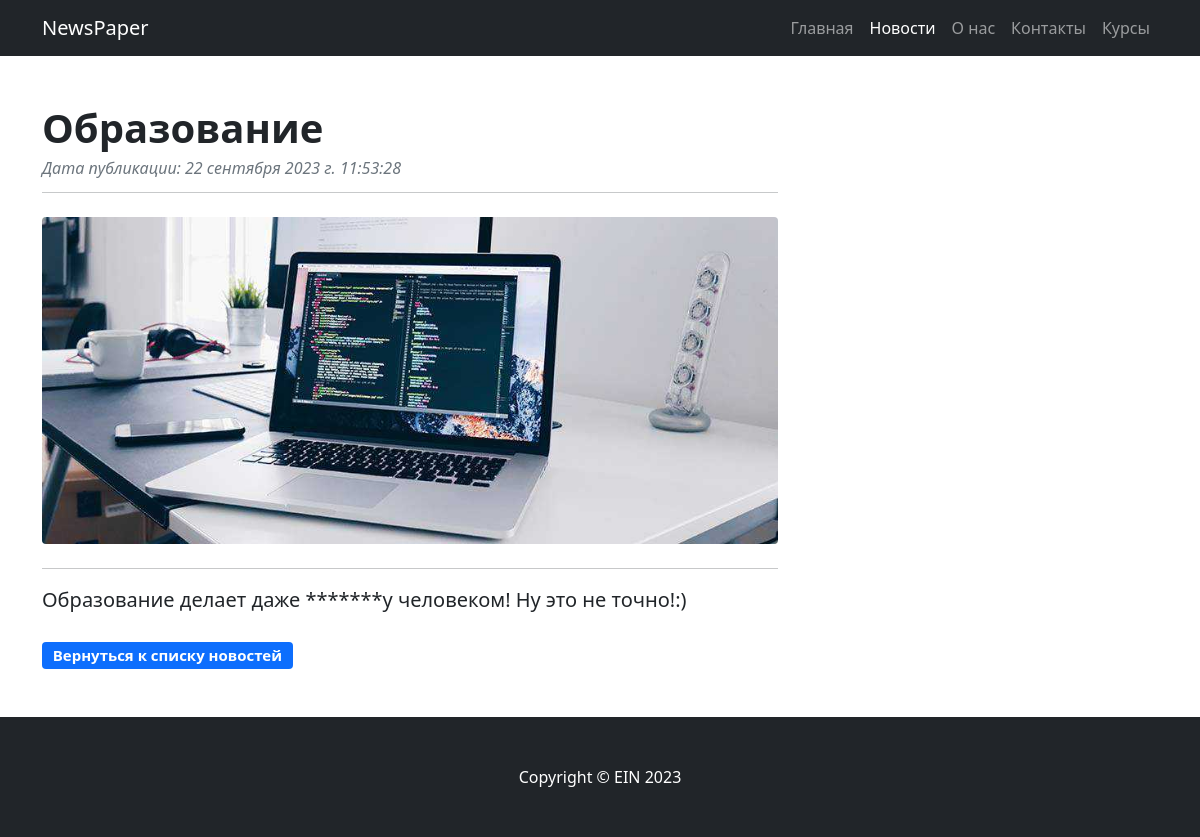
Before: /news/3 with the older database file.
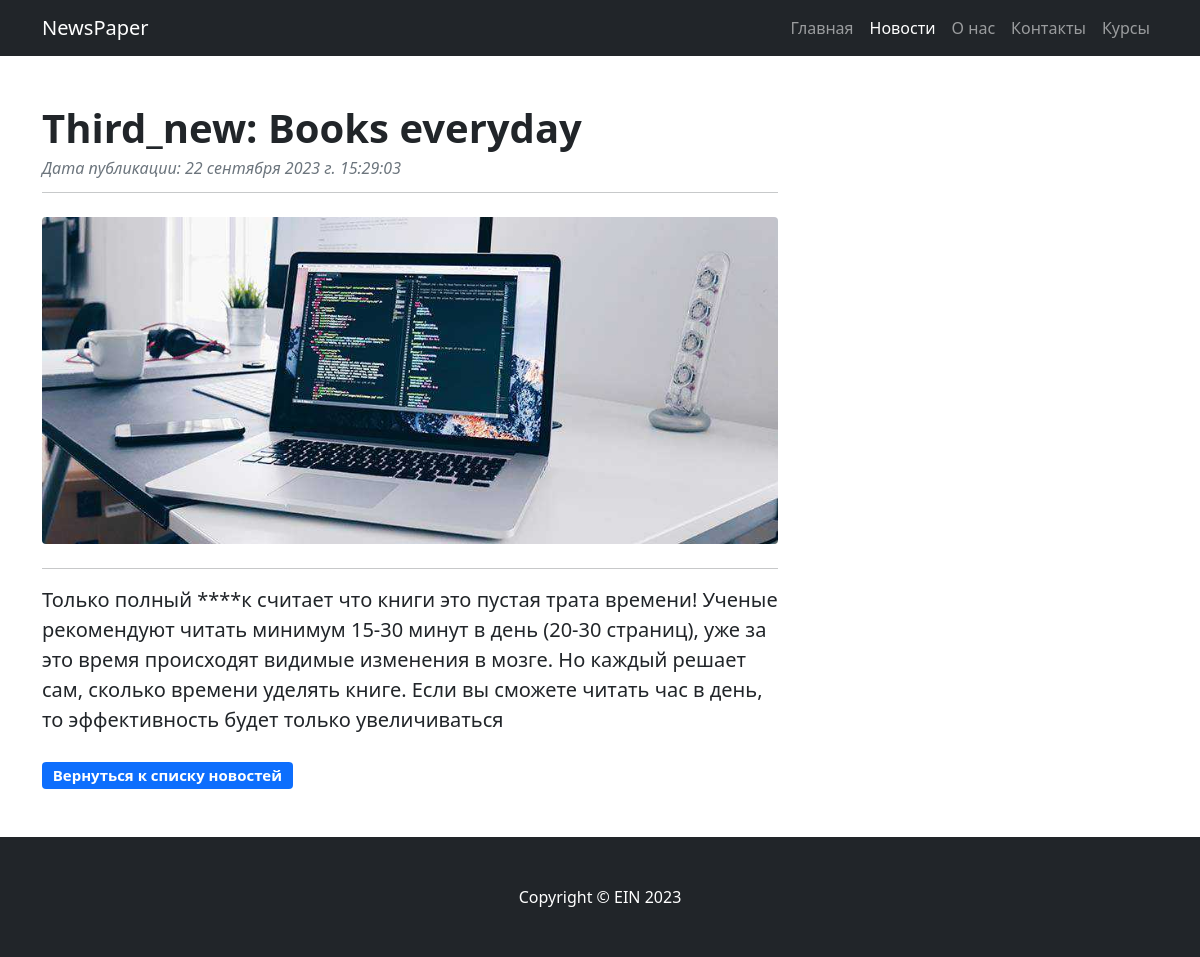
After: the same page with the newer database file.
### newspaper/models.py (models this page shows, shortened)
class Post(models.Model):
    authorArticle = models.ForeignKey(Author, on_delete=models.CASCADE, verbose_name="Автор")
    news = 'NW'
    article = 'AR'
    CATEGORY_CHOICES = (
        (news, 'Новость'),
        (article, 'Статья'),
    )
    categoryType = models.CharField(max_length=2, choices=CATEGORY_CHOICES, default=article, verbose_name="Категория")
    dateCreated = models.DateTimeField(auto_now_add=True)
    postCategory = models.ManyToManyField(Category, through='PostCategory')
    title = models.CharField(max_length=128, unique=True, verbose_name="Заголовок")
    text = models.TextField(verbose_name="Текст поста")
    rating = models.SmallIntegerField(default=0, verbose_name="Рейтинг поста")

### newspaper/views.py (the view)
# urls.py: path('<int:pk>', PostList.as_view(), name='post'),  # pk — первичный ключ поста, который будет выводиться в шаблон
class PostList(DetailView):
    model = Post
    template_name = 'post.html'
    context_object_name = 'post'

### newspaper/templatetags/custom_filters.py (called while the page is built)
@register.filter(name='censor')
def censor(value, arg):
    bList = ['дура', 'хрен', 'тупой', 'обезьян']
    vEdit = value
    result = ''
    for w in bList:
        vTemp = vEdit.lower().replace(w, arg * len(w))
        vEdit = vTemp
    for i in range(0, len(value)):
        if (value[i] != vEdit[i]):
            result += vEdit[i].upper()
        else:
            result += vEdit[i]
    return result

### templates/post.html (shortened to what this page needs)
{% extends 'flatpages/default.html' %}
{% load static %}
{% load custom_filters %}
{% block idpage %}news{% endblock %}
{% block header %}
{{ post.title|censor:'*' }}
{% endblock %}
{% block count %}
Дата публикации: {{ post.dateCreated|date:'d E Y г. H:i:s' }}
{% endblock %}
{% block image %}
{% static 'assets/new.jpg' %}
{% endblock %}
{% block content %}
<hr>
<p class="fs-5 mb-4">{{ post.text|censor:'*' }}</p>
<p class="block-btn"><a class="btn" href="/news">Вернуться к списку новостей</a></p>
{% endblock content %}

### templates/flatpages/default.html (shortened to what this page needs)
<!DOCTYPE html>
<html lang="ru">
<head>
    {% load static %}
    <link href="{% static 'css/styles.css' %}" rel="stylesheet" />
    <link href="{% static 'css/mystyles.css' %}" rel="stylesheet" />
</head>
<body data-id-page="{% block idpage %}{% endblock %}">
    <div class="wrapper">
        <nav class="navbar navbar-expand-lg navbar-dark bg-dark">
            <div class="container">
                <a class="navbar-brand" href="{% url 'home' %}">NewsPaper</a>
                <div class="collapse navbar-collapse" id="navbarSupportedContent">
                    <ul class="navbar-nav ms-auto mb-2 mb-lg-0">
                        <li class="nav-item"><a class="nav-link" href="{% url 'home' %}" data-id-nav="home">Главная</a></li>
                        <li class="nav-item"><a class="nav-link" href="/news/" data-id-nav="news">Новости</a></li>
                        <li class="nav-item"><a class="nav-link" href="/about/" data-id-nav="about">О нас</a></li>
                        <li class="nav-item"><a class="nav-link" href="/contacts/" data-id-nav="contacts">Контакты</a></li>
                        <li class="nav-item"><a class="nav-link" href="/course/" data-id-nav="course">Курсы</a></li>
                    </ul>
                </div>
            </div>
        </nav>
        <div class="container mt-5">
            <div class="row">
                <div class="col-lg-8">
                    <article>
                        <header class="mb-4 header-hr">
                            <h1 class="fw-bolder mb-1">{% block header %}{% endblock %}</h1>
                            <div class="text-muted fst-italic mb-2">{% block count %}{% endblock %}</div>
                        </header>
                        <figure class="mb-4"><img class="img-fluid rounded"
                                src="{% block image %}{% endblock image %}" alt="..." /></figure>
                        <section class="mb-5 post-content">
                                {% block content %}{% endblock %}
                        </section>
                    </article>
                </div>
                <div class="col-lg-4 widget-bottom">
                </div>
            </div>
        </div>
        <footer class="py-5 bg-dark footer">
            <div class="container">
                <p class="m-0 text-center text-white">Copyright &copy; EIN 2023</p>
            </div>
        </footer>
    </div>
</body>
</html>

### static/css/mystyles.css (style rules this page uses)
html, body { height: 100%; }
.wrapper { display: flex; flex-direction: column; min-height: 100%; }
.container { flex: 1 0 auto; }
.footer { flex: 0 0 auto; }
.nav-item a.active { color:#fff; }
.text-muted.fst-italic.mb-2 { padding-bottom: 4px; }
.btn { border-radius: 0.25rem; color: #fff; background-color: #0d6efd; padding: 0.31em 0.65em 0.35em 0.65em; font-size: 0.75em; font-weight: 700; line-height: 1; }
.mb-5.post-content p { font-size: 20px; }
.header-hr { border-bottom: 1px solid #c7c9ca; }

Changed rows visible on the page:
changed Post: title|censor "Образование" → "Third_new: Books everyday"; dateCreated "22 сентября 2023 г. 11:53:28" → "22 сентября 2023 г. 15:29:03"; text|censor "Образование делает даже *******у человеком! Ну это не точно!:)" → "Только полный ****к считает что книги это пустая трата времени! Ученые рекомендуют читать минимум 15-30 минут в день (20-30 страниц), уже за это время происходят видимые изменения в мозге. Но каждый решает сам, сколько времени уделять книге. Если вы сможете читать час в день, то эффективность будет только увеличиваться"
